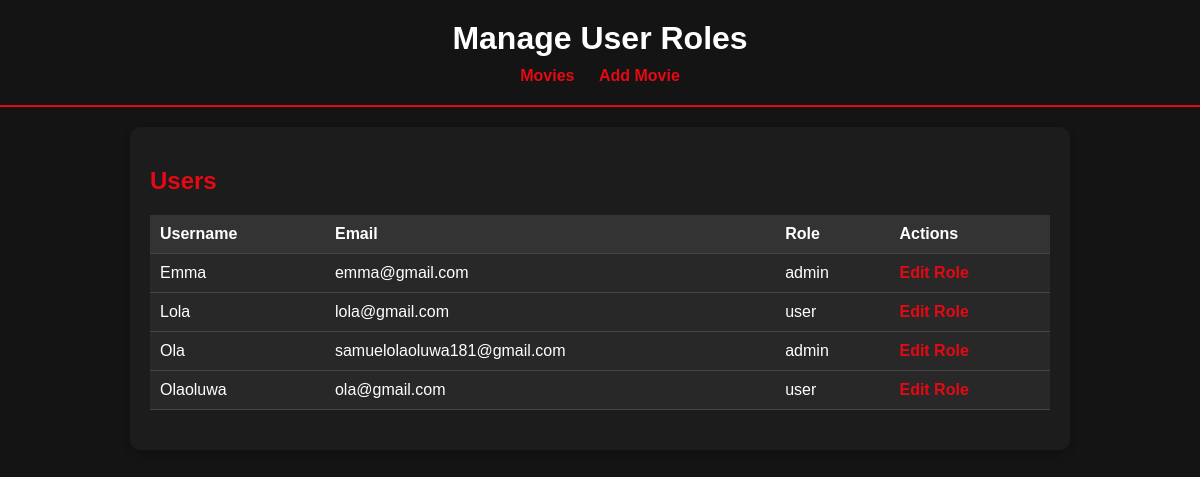
The page /admin/manage_roles.php (signed in) on the database its author committed.
### tables this page shows
CREATE TABLE `users` (
  `id` int(11) NOT NULL,
  `username` varchar(50) NOT NULL,
  `email` varchar(100) NOT NULL,
  `password_hash` varchar(255) NOT NULL,
  `created_at` timestamp NOT NULL DEFAULT current_timestamp(),
  `role` enum('admin','user') DEFAULT 'user'
);

### admin/manage_roles.php (the view, shortened to what this page needs)
<?php
$conn = new mysqli('localhost', 'root', '', 'movie_appp');
$sql = "SELECT id, username, email, role FROM users ORDER BY username ASC";
$result = $conn->query($sql);
$users = [];
if ($result && $result->num_rows > 0) {
    while ($row = $result->fetch_assoc()) {
        $users[] = $row;
    }
}
?>
<!DOCTYPE html>
<html lang="en">
<head>
    <link rel="stylesheet" href="../styles/admin-manage_role-style.css">
</head>
<body>
    <header>
        <h1>Manage User Roles</h1>
        <nav>
            <a href="movies.php">Movies</a>
            <a href="add_movie.php">Add Movie</a>
        </nav>
    </header>
    <main>
        <h2>Users</h2>
        <table>
            <thead>
                <tr>
                    <th>Username</th>
                    <th>Email</th>
                    <th>Role</th>
                    <th>Actions</th>
                </tr>
            </thead>
            <tbody>
                <?php foreach ($users as $user): ?>
                    <tr>
                        <td><?php echo htmlspecialchars($user['username']); ?></td>
                        <td><?php echo htmlspecialchars($user['email']); ?></td>
                        <td><?php echo htmlspecialchars($user['role']); ?></td>
                        <td>
                            <a href="edit_role.php?id=<?php echo $user['id']; ?>">Edit Role</a>
                        </td>
                    </tr>
                <?php endforeach; ?>
            </tbody>
        </table>
    </main>
</body>
</html>

### styles/admin-manage_role-style.css (style rules this page uses)
body { margin: 0; font-family: Arial, sans-serif; background-color: #141414; color: #ffffff; }
a { text-decoration: none; color: #e50914; }
header { background-color: #141414; padding: 20px; border-bottom: 2px solid #e50914; text-align: center; }
header h1 { margin: 0; font-size: 2rem; color: #ffffff; }
header nav { margin-top: 10px; }
header nav a { margin: 0 10px; font-size: 1rem; font-weight: bold; }
main { max-width: 900px; margin: 20px auto; padding: 20px; background-color: #1c1c1c; border-radius: 10px; box-shadow: 0 4px 8px rgba(0, 0, 0, 0.2); }
h2 { color: #e50914; font-size: 1.5rem; margin-bottom: 20px; }
table { width: 100%; border-collapse: collapse; margin-bottom: 20px; background-color: #282828; }
table th, table td { padding: 10px; text-align: left; border-bottom: 1px solid #444; color: #ffffff; }
table th { background-color: #333; font-weight: bold; }
table a { color: #e50914; font-weight: bold; }

### rows shown on the page
users: username "Emma", email "emma@gmail.com", role "admin"
users: username "Lola", email "lola@gmail.com", role "user"
users: username "Ola", email "samuelolaoluwa181@gmail.com", role "admin"
users: username "Olaoluwa", email "ola@gmail.com", role "user"
